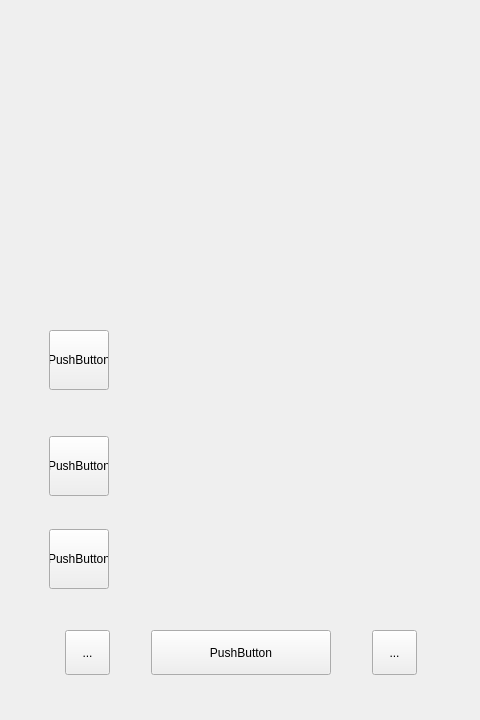
<?xml version="1.0" encoding="UTF-8"?>
<ui version="4.0">
 <class>Form</class>
 <widget class="QWidget" name="Form">
  <property name="geometry">
   <rect>
    <x>0</x>
    <y>0</y>
    <width>480</width>
    <height>720</height>
   </rect>
  </property>
  <property name="minimumSize">
   <size>
    <width>480</width>
    <height>720</height>
   </size>
  </property>
  <property name="maximumSize">
   <size>
    <width>480</width>
    <height>720</height>
   </size>
  </property>
  <property name="windowTitle">
   <string>Form</string>
  </property>
  <widget class="SimpleCardWidget" name="SimpleCardWidget">
   <property name="geometry">
    <rect>
     <x>0</x>
     <y>0</y>
     <width>480</width>
     <height>720</height>
    </rect>
   </property>
   <property name="minimumSize">
    <size>
     <width>480</width>
     <height>720</height>
    </size>
   </property>
   <property name="maximumSize">
    <size>
     <width>480</width>
     <height>720</height>
    </size>
   </property>
   <widget class="QWidget" name="">
    <property name="geometry">
     <rect>
      <x>30</x>
      <y>45</y>
      <width>422</width>
      <height>651</height>
     </rect>
    </property>
    <layout class="QGridLayout" name="mainGridLayout">
     <item row="5" column="0">
      <layout class="QGridLayout" name="downgridLayout">
       <item row="0" column="2">
        <spacer name="horizontalSpacer_2">
         <property name="orientation">
          <enum>Qt::Horizontal</enum>
         </property>
         <property name="sizeHint" stdset="0">
          <size>
           <width>40</width>
           <height>38</height>
          </size>
         </property>
        </spacer>
       </item>
       <item row="0" column="0">
        <spacer name="horizontalSpacer_5">
         <property name="orientation">
          <enum>Qt::Horizontal</enum>
         </property>
         <property name="sizeHint" stdset="0">
          <size>
           <width>40</width>
           <height>20</height>
          </size>
         </property>
        </spacer>
       </item>
       <item row="0" column="5">
        <widget class="QToolButton" name="clearToolButton">
         <property name="minimumSize">
          <size>
           <width>45</width>
           <height>45</height>
          </size>
         </property>
         <property name="maximumSize">
          <size>
           <width>45</width>
           <height>45</height>
          </size>
         </property>
         <property name="text">
          <string>...</string>
         </property>
        </widget>
       </item>
       <item row="0" column="1">
        <widget class="QToolButton" name="batchToolButton">
         <property name="minimumSize">
          <size>
           <width>45</width>
           <height>45</height>
          </size>
         </property>
         <property name="maximumSize">
          <size>
           <width>45</width>
           <height>45</height>
          </size>
         </property>
         <property name="text">
          <string>...</string>
         </property>
        </widget>
       </item>
       <item row="0" column="4">
        <spacer name="horizontalSpacer_3">
         <property name="orientation">
          <enum>Qt::Horizontal</enum>
         </property>
         <property name="sizeHint" stdset="0">
          <size>
           <width>40</width>
           <height>38</height>
          </size>
         </property>
        </spacer>
       </item>
       <item row="0" column="3">
        <widget class="QPushButton" name="acceptPushButton">
         <property name="minimumSize">
          <size>
           <width>180</width>
           <height>45</height>
          </size>
         </property>
         <property name="maximumSize">
          <size>
           <width>180</width>
           <height>45</height>
          </size>
         </property>
         <property name="sizeIncrement">
          <size>
           <width>0</width>
           <height>45</height>
          </size>
         </property>
         <property name="text">
          <string>PushButton</string>
         </property>
        </widget>
       </item>
       <item row="0" column="6">
        <spacer name="horizontalSpacer_6">
         <property name="orientation">
          <enum>Qt::Horizontal</enum>
         </property>
         <property name="sizeHint" stdset="0">
          <size>
           <width>40</width>
           <height>20</height>
          </size>
         </property>
        </spacer>
       </item>
      </layout>
     </item>
     <item row="0" column="0">
      <spacer name="verticalSpacer_3">
       <property name="orientation">
        <enum>Qt::Vertical</enum>
       </property>
       <property name="sizeHint" stdset="0">
        <size>
         <width>20</width>
         <height>10</height>
        </size>
       </property>
      </spacer>
     </item>
     <item row="2" column="0">
      <spacer name="verticalSpacer">
       <property name="orientation">
        <enum>Qt::Vertical</enum>
       </property>
       <property name="sizeHint" stdset="0">
        <size>
         <width>20</width>
         <height>15</height>
        </size>
       </property>
      </spacer>
     </item>
     <item row="4" column="0">
      <spacer name="verticalSpacer_2">
       <property name="orientation">
        <enum>Qt::Vertical</enum>
       </property>
       <property name="sizeHint" stdset="0">
        <size>
         <width>20</width>
         <height>15</height>
        </size>
       </property>
      </spacer>
     </item>
     <item row="1" column="0">
      <widget class="SimpleCardWidget" name="settingSimpleCardWidget">
       <property name="minimumSize">
        <size>
         <width>420</width>
         <height>210</height>
        </size>
       </property>
       <property name="maximumSize">
        <size>
         <width>420</width>
         <height>210</height>
        </size>
       </property>
       <property name="sizeIncrement">
        <size>
         <width>0</width>
         <height>0</height>
        </size>
       </property>
      </widget>
     </item>
     <item row="3" column="0">
      <layout class="QGridLayout" name="turnGridLayout">
       <item row="0" column="0" rowspan="3">
        <spacer name="horizontalSpacer_4">
         <property name="orientation">
          <enum>Qt::Horizontal</enum>
         </property>
         <property name="sizeHint" stdset="0">
          <size>
           <width>10</width>
           <height>20</height>
          </size>
         </property>
        </spacer>
       </item>
       <item row="0" column="3" rowspan="3">
        <widget class="SimpleCardWidget" name="screenSimpleCardWidget">
         <property name="minimumSize">
          <size>
           <width>300</width>
           <height>300</height>
          </size>
         </property>
         <property name="maximumSize">
          <size>
           <width>300</width>
           <height>300</height>
          </size>
         </property>
        </widget>
       </item>
       <item row="0" column="2" rowspan="3">
        <spacer name="horizontalSpacer">
         <property name="orientation">
          <enum>Qt::Horizontal</enum>
         </property>
         <property name="sizeHint" stdset="0">
          <size>
           <width>10</width>
           <height>278</height>
          </size>
         </property>
        </spacer>
       </item>
       <item row="0" column="1">
        <widget class="QPushButton" name="dropUploadPushButton">
         <property name="minimumSize">
          <size>
           <width>60</width>
           <height>60</height>
          </size>
         </property>
         <property name="maximumSize">
          <size>
           <width>60</width>
           <height>60</height>
          </size>
         </property>
         <property name="text">
          <string>PushButton</string>
         </property>
        </widget>
       </item>
       <item row="1" column="1">
        <widget class="QPushButton" name="spinePreviewPushButton">
         <property name="minimumSize">
          <size>
           <width>60</width>
           <height>60</height>
          </size>
         </property>
         <property name="maximumSize">
          <size>
           <width>60</width>
           <height>60</height>
          </size>
         </property>
         <property name="text">
          <string>PushButton</string>
         </property>
        </widget>
       </item>
       <item row="2" column="1">
        <widget class="QPushButton" name="headChoicePushButton">
         <property name="minimumSize">
          <size>
           <width>60</width>
           <height>60</height>
          </size>
         </property>
         <property name="maximumSize">
          <size>
           <width>60</width>
           <height>60</height>
          </size>
         </property>
         <property name="text">
          <string>PushButton</string>
         </property>
        </widget>
       </item>
       <item row="0" column="4" rowspan="3">
        <spacer name="horizontalSpacer_7">
         <property name="orientation">
          <enum>Qt::Horizontal</enum>
         </property>
         <property name="sizeHint" stdset="0">
          <size>
           <width>5</width>
           <height>20</height>
          </size>
         </property>
        </spacer>
       </item>
      </layout>
     </item>
     <item row="6" column="0">
      <spacer name="verticalSpacer_4">
       <property name="orientation">
        <enum>Qt::Vertical</enum>
       </property>
       <property name="sizeHint" stdset="0">
        <size>
         <width>20</width>
         <height>10</height>
        </size>
       </property>
      </spacer>
     </item>
    </layout>
   </widget>
  </widget>
 </widget>
 <customwidgets>
  <customwidget>
   <class>CardWidget</class>
   <extends>QFrame</extends>
   <header>qfluentwidgets</header>
   <container>1</container>
  </customwidget>
  <customwidget>
   <class>SimpleCardWidget</class>
   <extends>CardWidget</extends>
   <header>qfluentwidgets</header>
   <container>1</container>
  </customwidget>
 </customwidgets>
 <resources/>
 <connections/>
</ui>
